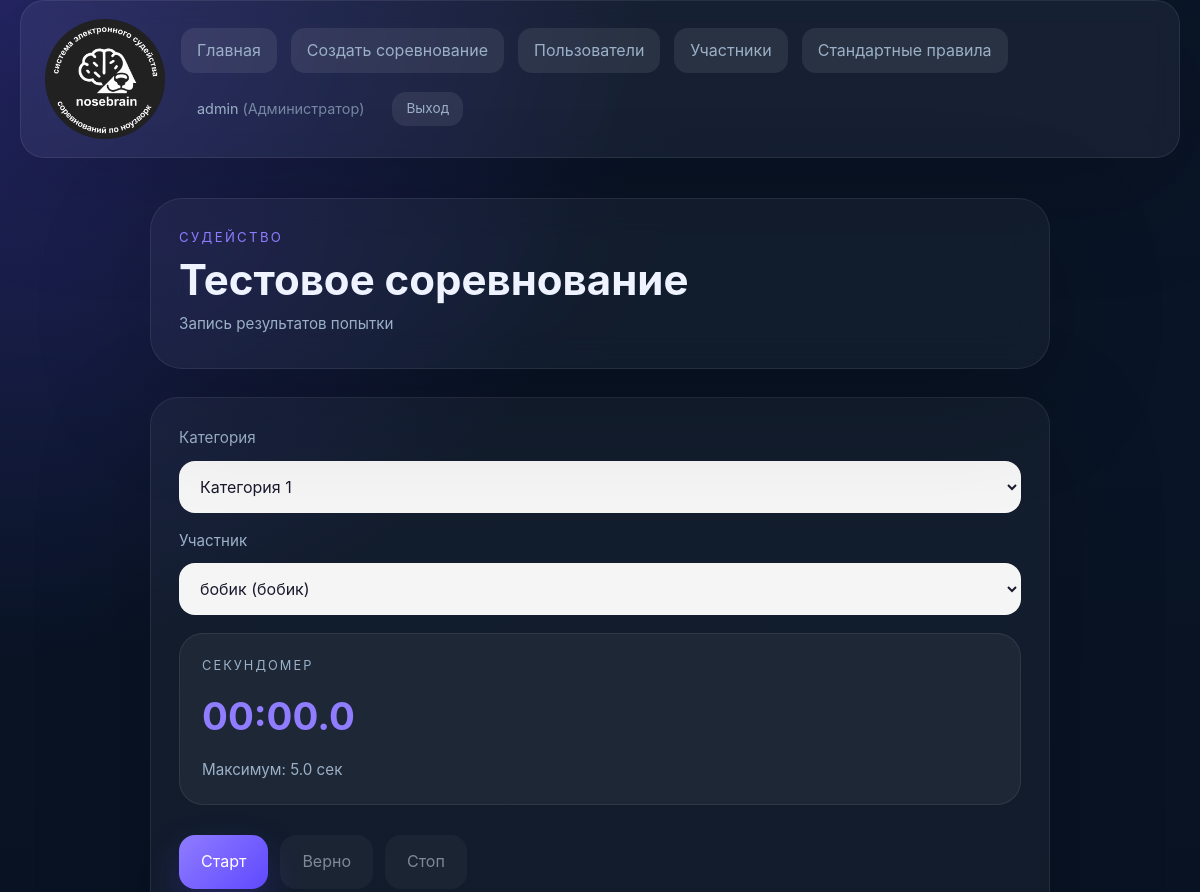
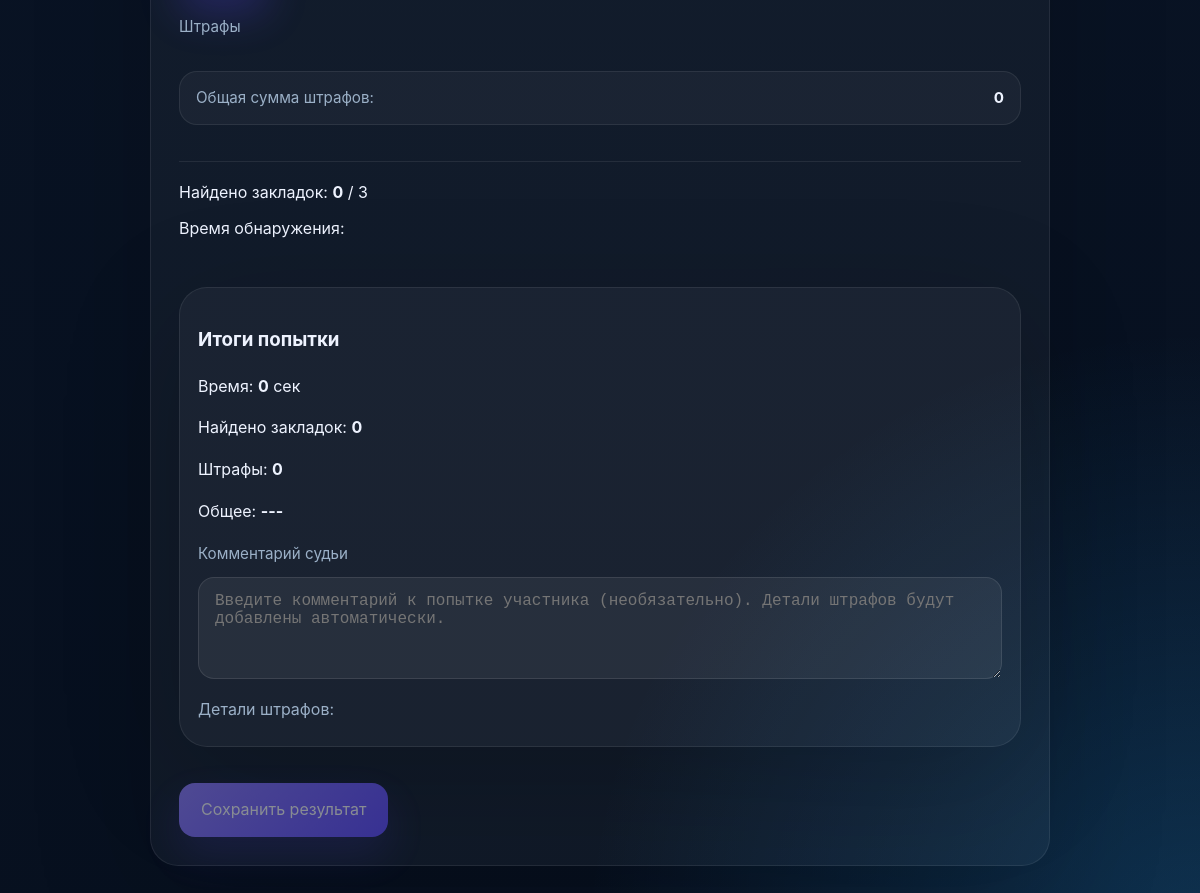
The page /judge.php (signed in) on the database its author committed (2 pictures, top to bottom).
### tables this page shows
CREATE TABLE competitions (
                id INTEGER PRIMARY KEY AUTOINCREMENT,
                name TEXT NOT NULL,
                description TEXT NOT NULL
            , is_published INTEGER DEFAULT 0, start_date TEXT, end_date TEXT);

CREATE TABLE categories (
                id INTEGER PRIMARY KEY AUTOINCREMENT,
                competition_id INTEGER NOT NULL,
                name TEXT NOT NULL,
                time_limit REAL NOT NULL,
                hides_count INTEGER NOT NULL,
                max_score INTEGER NOT NULL, sort_order INTEGER DEFAULT 0,
                FOREIGN KEY (competition_id) REFERENCES competitions(id)
            );

### judge.php (the view, shortened to what the rows shown need)
<?php
require_once __DIR__ . '/src/functions.php';
$dbManager = new DatabaseManager();
$service = new CompetitionService($dbManager);
function ensureDefaultData(CompetitionService $service): void
{
    if (count($service->getCompetitions()) > 0) {
        return;
    }
}
ensureDefaultData($service);
$competitions = $service->getCompetitions();
$selectedCompetitionId = filter_input(INPUT_GET, 'competition_id', FILTER_VALIDATE_INT);
$selectedCompetitionId = $selectedCompetitionId ?: (count($competitions) ? $competitions[0]->getId() : null);
$selectedCompetition = $selectedCompetitionId ? $service->getCompetitionById($selectedCompetitionId) : null;
$categories = $selectedCompetitionId !== null ? $service->getCategoriesByCompetition($selectedCompetitionId) : [];
$selectedCategoryId = filter_input(INPUT_GET, 'category_id', FILTER_VALIDATE_INT);
$selectedCategoryId = $selectedCategoryId ?: (count($categories) ? $categories[0]->getId() : null);
$selectedCategory = $selectedCategoryId ? $service->getCategoryById($selectedCategoryId) : null;
?>
<!DOCTYPE html>
<html lang="ru">
<head>
    <link rel="stylesheet" href="style.css">
</head>
<body>
<main class="page-shell page-shell--single">
    <section class="hero hero--compact">
        <div>
            <div class="hero__eyebrow">Судейство</div>
            <h1 class="hero__title"><?= $selectedCompetition ? escape($selectedCompetition->getName()) : 'Соревнование' ?></h1>
            <p class="hero__subtitle">Запись результатов попытки</p>
        </div>
    </section>
    <section class="content-grid content-grid--single">
        <article class="panel">
            <form id="judge-form" method="post" novalidate>
                <div style="display: grid; gap: 18px;">
                    <div class="judge-controls" id="judge-controls-section" <?= !$selectedCategoryId ? 'style="display:none;"' : '' ?>>
                        <div class="timer-card">
                            <div class="timer-label">Секундомер</div>
                            <div id="timer" class="timer-value">00:00.0</div>
                            <div class="timer-meta">Максимум: <?= number_format($selectedCategory->getTimeLimit(), 1) ?> сек</div>
                        </div>
                    </div>
                    <div class="attempt-status" id="attempt-status-section" <?= !$selectedCategoryId ? 'style="display:none;"' : '' ?>>
                        <p>Найдено закладок: <strong id="found-count">0</strong> / <span id="hides-count-display"><?= $selectedCategory->getHidesCount() ?></span></p>
                    </div>
                </div>
            </form>
        </article>
    </section>
</main>
</body>
</html>

### rows shown on the page
competitions: name "Тестовое соревнование"
categories: time_limit "5.0", hides_count "3"

### other values the page prints
$link['label'] "Главная"
$link['label'] "Создать соревнование"
$link['label'] "Пользователи"
$link['label'] "Участники"
$link['label'] "Стандартные правила"
$user['username'] "admin"
$roleLabel "Администратор"
form field category_id_display "Категория 1"
form field participant_id "бобик (бобик)"
